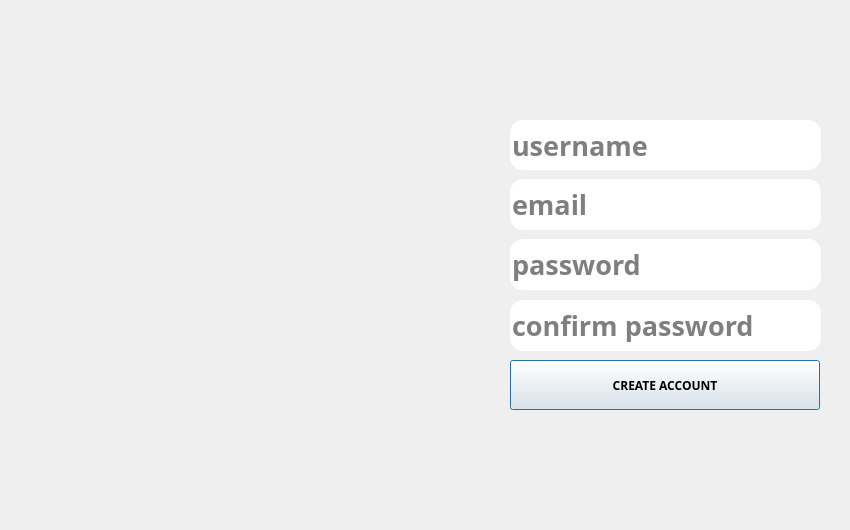
<?xml version="1.0" encoding="UTF-8"?>
<ui version="4.0">
 <class>Dialog</class>
 <widget class="QDialog" name="Dialog">
  <property name="geometry">
   <rect>
    <x>0</x>
    <y>0</y>
    <width>850</width>
    <height>530</height>
   </rect>
  </property>
  <property name="windowTitle">
   <string>Vault8 | SignUp</string>
  </property>
  <widget class="QWidget" name="SignUpScreen" native="true">
   <property name="geometry">
    <rect>
     <x>0</x>
     <y>0</y>
     <width>850</width>
     <height>530</height>
    </rect>
   </property>
   <property name="styleSheet">
    <string notr="true"/>
   </property>
   <widget class="QLineEdit" name="usrnmfield">
    <property name="geometry">
     <rect>
      <x>510</x>
      <y>120</y>
      <width>311</width>
      <height>50</height>
     </rect>
    </property>
    <property name="sizePolicy">
     <sizepolicy hsizetype="Fixed" vsizetype="Fixed">
      <horstretch>0</horstretch>
      <verstretch>0</verstretch>
     </sizepolicy>
    </property>
    <property name="font">
     <font>
      <family>ITC Avant garde Gothic STD</family>
      <pointsize>20</pointsize>
      <bold>true</bold>
      <stylestrategy>PreferDefault</stylestrategy>
     </font>
    </property>
    <property name="acceptDrops">
     <bool>false</bool>
    </property>
    <property name="styleSheet">
     <string notr="true">#usrnmfield{border-radius: 12.5px; font-family: &quot;ITC Avant garde Gothic STD&quot;; font-size:5em}</string>
    </property>
    <property name="maxLength">
     <number>20</number>
    </property>
    <property name="frame">
     <bool>true</bool>
    </property>
    <property name="placeholderText">
     <string>username</string>
    </property>
    <property name="cursorMoveStyle">
     <enum>Qt::VisualMoveStyle</enum>
    </property>
    <property name="clearButtonEnabled">
     <bool>true</bool>
    </property>
   </widget>
   <widget class="QLineEdit" name="emailfield">
    <property name="geometry">
     <rect>
      <x>510</x>
      <y>179</y>
      <width>311</width>
      <height>51</height>
     </rect>
    </property>
    <property name="font">
     <font>
      <family>ITC Avant Garde Gothic Std</family>
      <pointsize>20</pointsize>
      <bold>true</bold>
     </font>
    </property>
    <property name="acceptDrops">
     <bool>false</bool>
    </property>
    <property name="styleSheet">
     <string notr="true">#emailfield{border-radius: 12.5px;}</string>
    </property>
    <property name="maxLength">
     <number>50</number>
    </property>
    <property name="echoMode">
     <enum>QLineEdit::Normal</enum>
    </property>
    <property name="placeholderText">
     <string>email</string>
    </property>
    <property name="cursorMoveStyle">
     <enum>Qt::VisualMoveStyle</enum>
    </property>
    <property name="clearButtonEnabled">
     <bool>true</bool>
    </property>
   </widget>
   <widget class="QLineEdit" name="pwdfield">
    <property name="geometry">
     <rect>
      <x>510</x>
      <y>239</y>
      <width>311</width>
      <height>51</height>
     </rect>
    </property>
    <property name="font">
     <font>
      <family>ITC Avant Garde Gothic Std</family>
      <pointsize>20</pointsize>
      <bold>true</bold>
     </font>
    </property>
    <property name="acceptDrops">
     <bool>false</bool>
    </property>
    <property name="styleSheet">
     <string notr="true">#pwdfield{border-radius: 12.5px;}</string>
    </property>
    <property name="maxLength">
     <number>20</number>
    </property>
    <property name="echoMode">
     <enum>QLineEdit::Password</enum>
    </property>
    <property name="placeholderText">
     <string>password</string>
    </property>
    <property name="cursorMoveStyle">
     <enum>Qt::VisualMoveStyle</enum>
    </property>
    <property name="clearButtonEnabled">
     <bool>true</bool>
    </property>
   </widget>
   <widget class="QLineEdit" name="cnfpwdfield">
    <property name="geometry">
     <rect>
      <x>510</x>
      <y>300</y>
      <width>311</width>
      <height>51</height>
     </rect>
    </property>
    <property name="font">
     <font>
      <family>ITC Avant Garde Gothic Std</family>
      <pointsize>20</pointsize>
      <bold>true</bold>
     </font>
    </property>
    <property name="acceptDrops">
     <bool>false</bool>
    </property>
    <property name="styleSheet">
     <string notr="true">#cnfpwdfield{border-radius: 12.5px;}</string>
    </property>
    <property name="maxLength">
     <number>20</number>
    </property>
    <property name="echoMode">
     <enum>QLineEdit::Password</enum>
    </property>
    <property name="placeholderText">
     <string>confirm password</string>
    </property>
    <property name="cursorMoveStyle">
     <enum>Qt::VisualMoveStyle</enum>
    </property>
    <property name="clearButtonEnabled">
     <bool>true</bool>
    </property>
   </widget>
   <widget class="QLabel" name="bg">
    <property name="geometry">
     <rect>
      <x>0</x>
      <y>0</y>
      <width>851</width>
      <height>531</height>
     </rect>
    </property>
    <property name="text">
     <string/>
    </property>
    <property name="pixmap">
     <pixmap resource="Resources.qrc">:/Images/Resources/vault8_login_wrapper_v0.1.png</pixmap>
    </property>
    <property name="scaledContents">
     <bool>true</bool>
    </property>
   </widget>
   <widget class="QPushButton" name="signupbutton">
    <property name="geometry">
     <rect>
      <x>510</x>
      <y>360</y>
      <width>310</width>
      <height>50</height>
     </rect>
    </property>
    <property name="font">
     <font>
      <family>ITC Avant garde Gothic STD</family>
      <bold>true</bold>
     </font>
    </property>
    <property name="styleSheet">
     <string notr="true"/>
    </property>
    <property name="text">
     <string>CREATE ACCOUNT</string>
    </property>
   </widget>
   <widget class="QLabel" name="alertbox">
    <property name="geometry">
     <rect>
      <x>520</x>
      <y>430</y>
      <width>291</width>
      <height>31</height>
     </rect>
    </property>
    <property name="text">
     <string/>
    </property>
   </widget>
   <zorder>bg</zorder>
   <zorder>pwdfield</zorder>
   <zorder>usrnmfield</zorder>
   <zorder>signupbutton</zorder>
   <zorder>alertbox</zorder>
   <zorder>emailfield</zorder>
   <zorder>cnfpwdfield</zorder>
  </widget>
 </widget>
 <resources>
  <include location="Resources.qrc"/>
 </resources>
 <connections/>
</ui>
